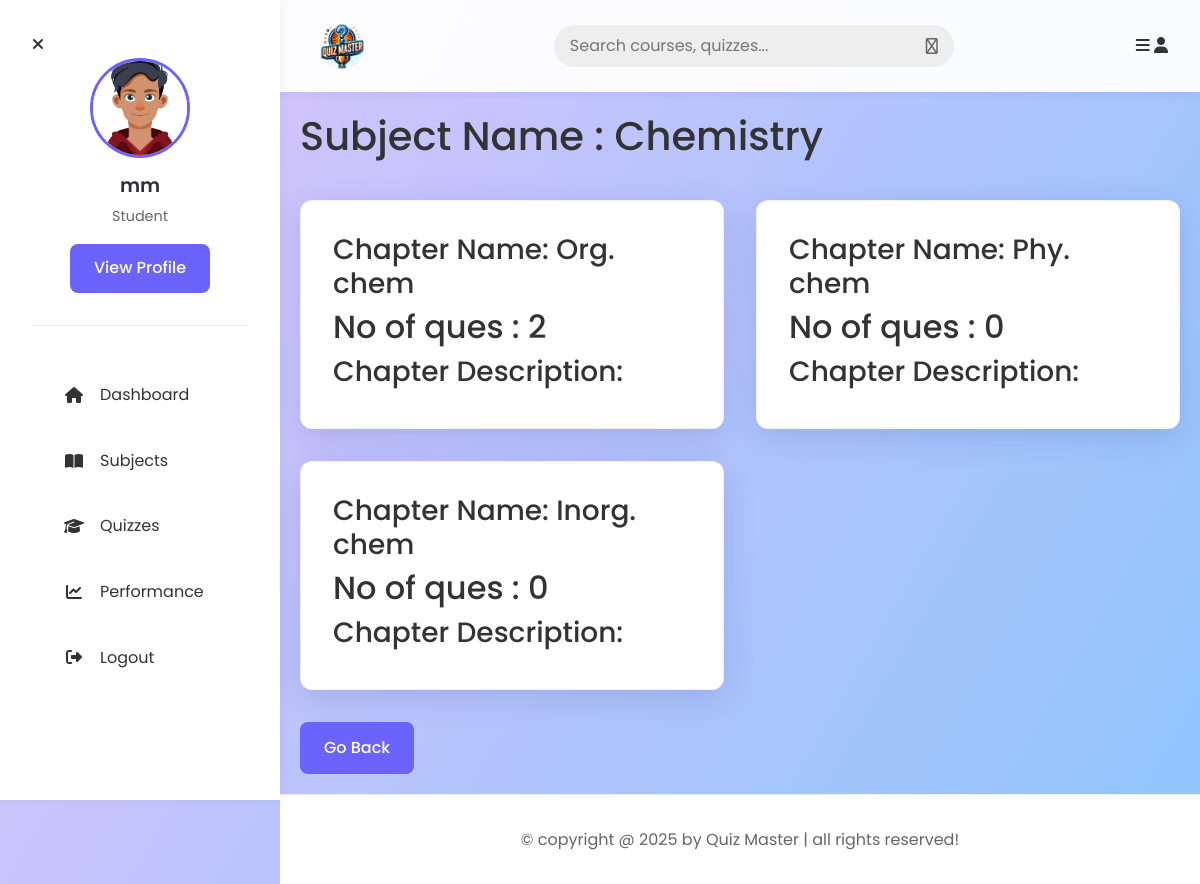
Page /detail_sub/1 (signed in) on the committed database.
### models/models.py (models this page shows)
class User_Info(db.Model, UserMixin):
    __tablename__ = "user_info"
    id = db.Column(db.Integer, primary_key=True)
    email = db.Column(db.String, unique=True, nullable=False)
    password = db.Column(db.String, nullable=False)
    full_name = db.Column(db.String, nullable=False)
    qualification = db.Column(db.Integer, nullable=False)
    role = db.Column(db.Integer, default=1)
    dob = db.Column(db.Date, nullable=False)
    user_score = db.Column(db.Integer, default=0)
    quizs = db.relationship("Quiz", cascade="all,delete", backref="user_info", lazy=True)

class Subject(db.Model):
    __tablename__ = "subject"
    id = db.Column(db.Integer, primary_key=True)
    name = db.Column(db.String, unique=True, nullable=False)
    description = db.Column(db.String, nullable=False)
    chaps = db.relationship("Chapter", cascade="all,delete", backref="subject", lazy=True)

class Chapter(db.Model):
    __tablename__ = "chapter"
    id = db.Column(db.Integer, primary_key=True)
    name = db.Column(db.String, unique=True, nullable=False)
    description = db.Column(db.String, nullable=False)
    subject_id = db.Column(db.Integer, db.ForeignKey('subject.id'), nullable=False)
    ques = db.relationship("Question", cascade="all,delete", backref="chapter", lazy=True)
    quizs = db.relationship("Quiz", cascade="all,delete", backref="chapter", lazy=True)

### controllers/routes.py (the view)
@user.route("/detail_sub/<sid>")
@login_required
def detail_sub(sid):
    sub = Subject.query.filter_by(id = sid).first()
    print(sub)
    return render_template('detail_sub.html', sub = sub)

### extensions.py (called while the page is built)
@login_manager.user_loader
def load_user(user_id):
    from models.models import User_Info
    return User_Info.query.get(int(user_id))

### templates/detail_sub.html
{% extends "user_layout.html" %}
{% block content %}
<section class="subjects">
<h1 class="center heading">Subject Name : {{sub.name}}</h1>
<div class="box-container">
{% for chap in sub.chaps %}
    <div class="box">
        <div class="subject">
            <div class="quiz">
                <h3 > Chapter Name: {{chap.name}}</h3>
                <h2 class="orange_text ">No of ques : {{chap.ques|length}}</h2>
            </div>
        </div>
        <div class="description">
            <h3 > Chapter Description: {{chap.description}}</h3>
        </div>
    </div>
    {% endfor %}
</div>
</section>
    <a href="{{url_for('user.subjects')}}" type="button" class="inline-btn">Go Back</a>
{% endblock %}

### templates/user_layout.html (shortened to what this page needs)
<!DOCTYPE html>
<html lang="en">
<head>
   <link rel="stylesheet" href="https://cdnjs.cloudflare.com/ajax/libs/font-awesome/6.1.2/css/all.min.css">
   <link rel="stylesheet" href="https://cdn.jsdelivr.net/npm/bootstrap@4.0.0/dist/css/bootstrap.min.css">
   <link rel="stylesheet" href="{{ url_for('static', filename='main.css') }}">
</head>
<body class="light">
   <header class="header">
      <section class="flex">
         <a href="{{ url_for('user.user_dashboard') }}" class="logo">
            <img src="{{ url_for('static', filename='images/logo_qm.jpeg') }}" alt="Quiz Master Logo">
         </a>
         <form action="{{url_for('user.usr_search')}}" method="post" class="search-form">
            <input type="text" name="search_box" placeholder="Search courses, quizzes..." required maxlength="100">
            <button type="submit" class="fas fa-search"></button>
         </form>
         <div class="icons">
            <div id="menu-btn" class="fas fa-bars"></div>
            <div id="user-btn" class="fas fa-user"></div>
         </div>
      </section>
   </header>
   <div class="side-bar">
      <div id="close-btn">
         <i class="fas fa-times"></i>
      </div>
      <div class="profile">
         <img src="{{ url_for('static', filename='images/profile_pic.jpg') }}" class="image" alt="Profile">
         <h3 class="name">{{current_user.full_name or current_user.email}}</h3>
         <p class="role">Student</p>
         <a href="#" class="btn shadow-sm">View Profile</a>
      </div>
      <nav class="navbar">
         <a href="{{ url_for('user.user_dashboard') }}"><i class="fas fa-home"></i><span>Dashboard</span></a>
         <a href="{{ url_for('user.subjects') }}"><i class="fa-solid fa-book-open"></i><span>Subjects</span></a>
         <a href="{{ url_for('user.quizes') }}"><i class="fas fa-graduation-cap"></i><span>Quizzes</span></a>
         <a href="{{url_for('user.user_summary')}}"><i class="fa-solid fa-chart-line"></i><span>Performance</span></a>
         <a href="{{ url_for('general_routes.logout') }}"><i class="fa-solid fa-right-from-bracket"></i><span>Logout</span></a>
      </nav>
   </div>
   <main class="container">
      {% block content %}
      {% endblock %}
   </main>
   <footer class="footer">
      &copy; copyright @ 2025 by <span>Quiz Master</span> | all rights reserved!
   </footer>
</body>
</html>

### static/main.css (style rules this page uses)
:root { --primary-color: #6C63FF; --primary-dark: #5a52d5; --secondary-color: #2F2E41; --accent-color: #F50057; --text-color: #333333; --text-light: #666666; --bg-color: #F0F2F5; --white: #ffffff; --glass-bg: rgba(255, 255, 255, 0.85); --glass-border: rgba(255, 255, 255, 0.18); --shadow: 0 8px 32px 0 rgba(31, 38, 135, 0.15); --radius: 12px; --transition: all 0.3s ease; }
* { margin: 0; padding: 0; box-sizing: border-box; font-family: 'Poppins', sans-serif; }
body { background: var(--bg-color); background-image: linear-gradient(120deg, #e0c3fc 0%, #8ec5fc 100%); min-height: 100vh; color: var(--text-color); line-height: 1.6; }
a { text-decoration: none; color: inherit; transition: var(--transition); }
.container { max-width: 1200px; margin: 0 auto; padding: 20px; }
.header { position: sticky; top: 0; z-index: 1000; padding: 1rem 0; background: rgba(255, 255, 255, 0.95); backdrop-filter: blur(10px); box-shadow: 0 2px 10px rgba(0,0,0,0.05); }
.header .flex { display: flex; justify-content: space-between; align-items: center; max-width: 1300px; margin: 0 auto; padding: 0 2rem; }
.header .logo img { height: 60px; width: auto; object-fit: contain; }
.side-bar { position: fixed; top: 0; left: 0; width: 280px; height: 100vh; background: var(--white); padding: 2rem; z-index: 1100; box-shadow: 2px 0 10px rgba(0,0,0,0.05); transition: var(--transition); overflow-y: auto; }
.side-bar .profile { text-align: center; margin-bottom: 2rem; padding-bottom: 2rem; border-bottom: 1px solid #eee; }
.side-bar .profile .image { width: 100px; height: 100px; border-radius: 50%; object-fit: cover; margin-bottom: 1rem; border: 3px solid var(--primary-color); }
.side-bar .profile .name { font-size: 1.2rem; font-weight: 600; color: var(--secondary-color); }
.side-bar .profile .role { font-size: 0.9rem; color: var(--text-light); }
.side-bar .navbar a { display: flex; align-items: center; padding: 1rem; font-size: 1rem; color: var(--text-color); border-radius: 8px; margin-bottom: 0.5rem; }
.side-bar .navbar a i { margin-right: 1rem; width: 20px; text-align: center; }
body { padding-left: 280px; transition: var(--transition); }
.home-grid .box-container, .subjects .box-container, .grid-container { display: grid; grid-template-columns: repeat(auto-fill, minmax(300px, 1fr)); gap: 2rem; padding: 2rem 0; }
.box { background: var(--white); padding: 2rem; border-radius: var(--radius); box-shadow: var(--shadow); transition: var(--transition); border: 1px solid rgba(0,0,0,0.05); }
.btn, .inline-btn, button[type="submit"] { display: inline-block; background: var(--primary-color); color: var(--white); padding: 0.8rem 1.5rem; border-radius: 8px; font-weight: 500; cursor: pointer; border: none; text-align: center; font-size: 1rem; transition: var(--transition); }
input[type="text"], input[type="email"], input[type="password"], input[type="date"], input[type="number"], input[type="time"], textarea, select { width: 100%; padding: 0.8rem 1rem; border: 1px solid #ddd; border-radius: 8px; font-size: 1rem; background: rgba(255, 255, 255, 0.9); transition: var(--transition); }
.search-form { display: flex; align-items: center; background: #eee; padding: 0.5rem 1rem; border-radius: 50px; width: 100%; max-width: 400px; }
.search-form input { background: transparent; border: none; box-shadow: none; padding: 0; }
.search-form button { background: transparent; color: var(--text-light); padding: 0; margin-left: 10px; box-shadow: none; }
.footer { background: var(--white); text-align: center; padding: 2rem; margin-top: auto; color: var(--text-light); border-top: 1px solid #eee; }

### rows in the picture
User_Info: full_name "mm"
Subject: name "Chemistry"
Chapter: name "Org. chem", ques|length "2"
Chapter: name "Phy. chem", ques|length "0"
Chapter: name "Inorg. chem", ques|length "0"
